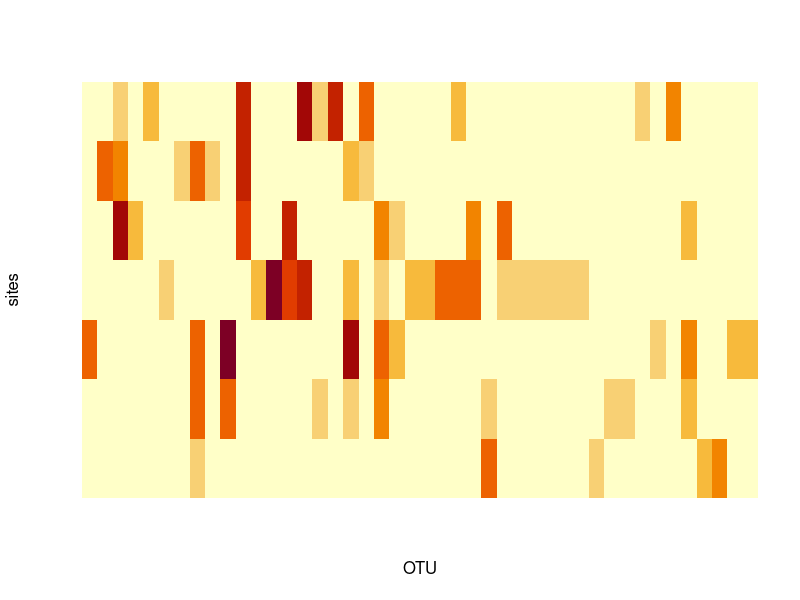
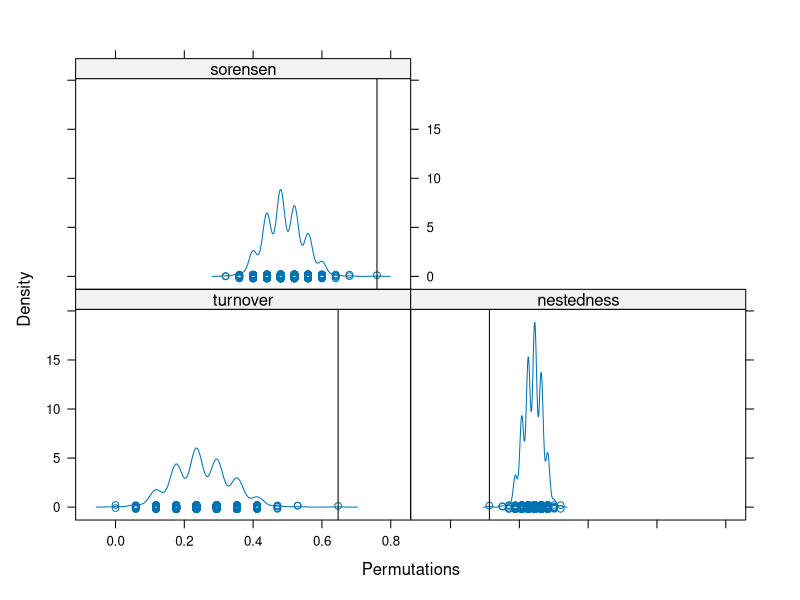

Recreate these plots in R, in order.
## ---- chunk 1
OTUs <- read.csv("OTUs.csv")
row.names(OTUs)<-OTUs$OTU
OTUs<-OTUs[1:44,2:8] #delete column OTU, not needed.
OTUs
## ---- chunk 2
OTUs<-as.matrix(OTUs) #La convertimos en matriz
OTUs<-t(OTUs) #Trasponemos la matriz para que las especies sean las columnas (variables) y los sitios los renglones.
image(t(log(OTUs+1)), axes=FALSE, ylab="sites", xlab="OTU") #Se ve en la imagen los valores de abundancia, los colores rojos indican abundancias bajas, amarillo a blancos indica abundancias altas.

OTUs.PA<-OTUs>0 #T and F instead of number of individuals
mode(OTUs.PA)<-"integer" # T=1 y F=0
head(OTUs)
OTUs.PA
## ---- chunk 3
library(vegan)
#Group1: E=An,Bl,To W=Aj,Iz,Ma,Pe
E1<-OTUs.PA[1:3,] # vector E
E1<-colSums(E1) #Add all species from these 3 mountains
W1<-OTUs.PA[4:7,] #vector W
W1<-colSums(W1)
EW1<-matrix(data=(c(E1,W1)),nrow=2,ncol=44,byrow=T,dimnames=list(c("E1","W1"))) #Build matrix E-W
EW1
sim1st<-oecosimu(EW1,nestedbetasor,method="r0",nsimul=999) #randomize sites

#plot
dplot1st<-densityplot(permustats(sim1st))
dplot1st
## ---- chunk 4
OTUsdist<-betadiver(OTUs.PA,method=1)
vec1<-c(rep("W",3),rep("E",4)) #E-W vector
AV1<-adonis(OTUsdist~as.factor(vec1),permutation=999)
AV1
